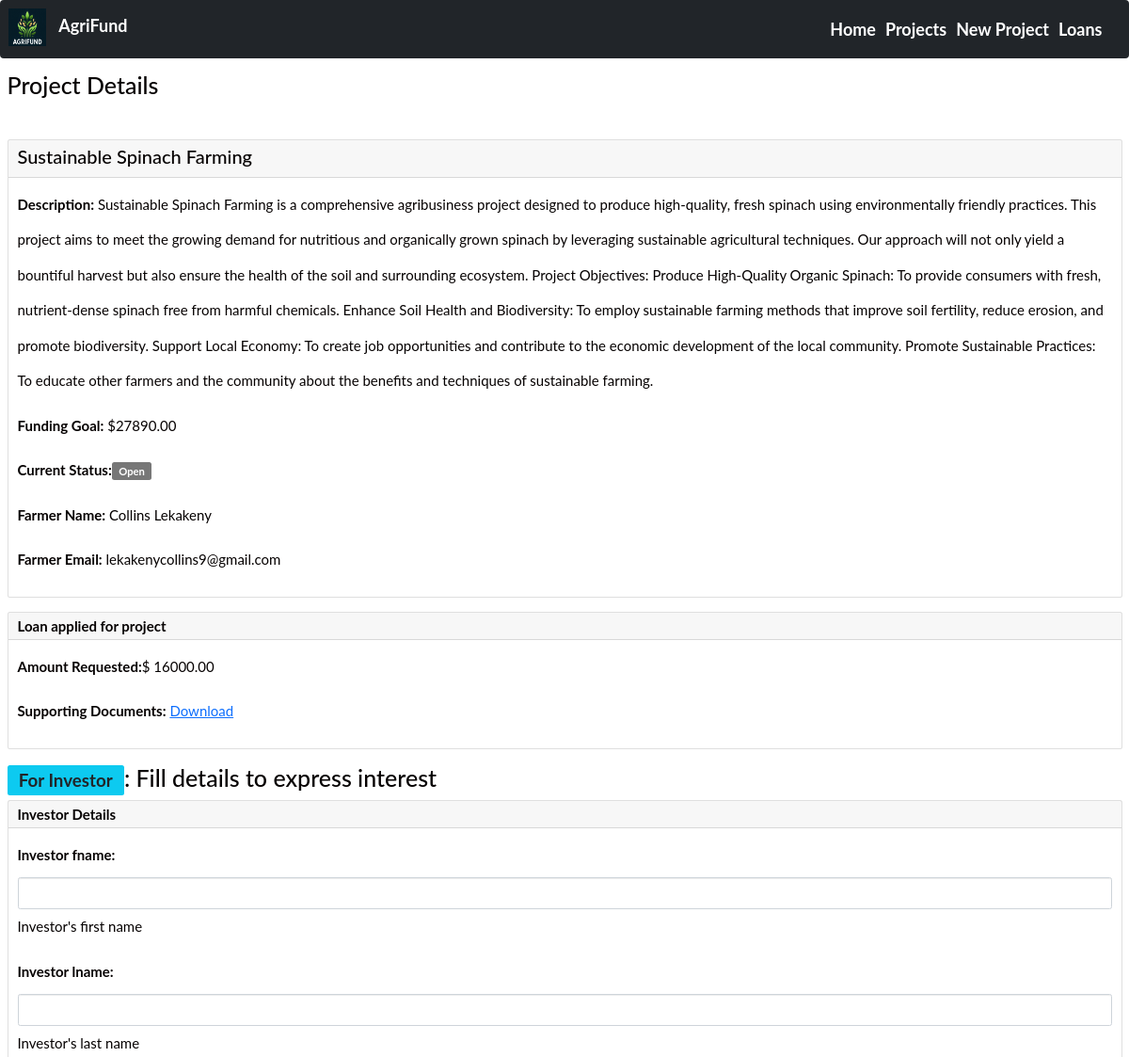
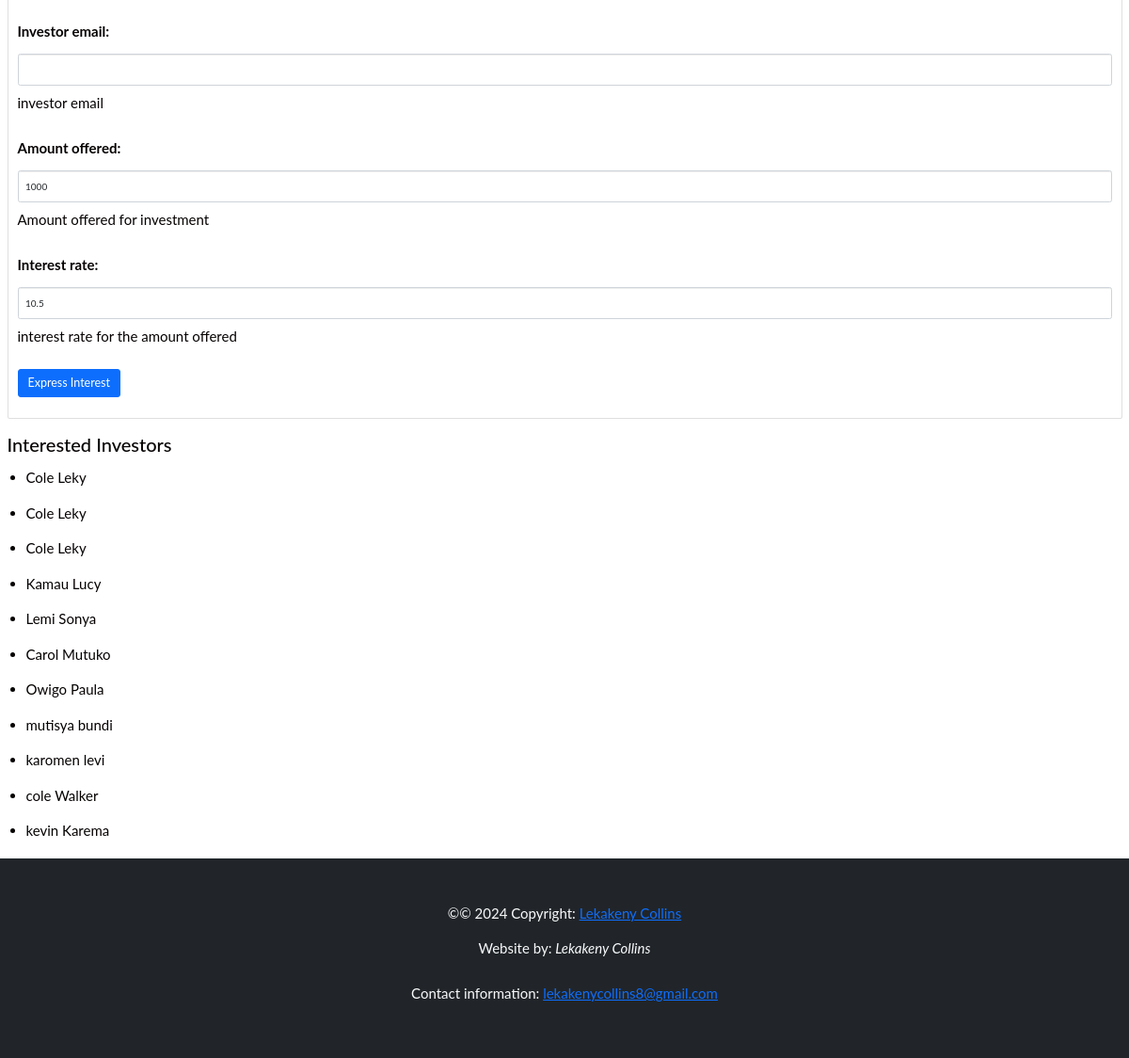
/projects/15/, run on the app's committed database (2 pictures, top to bottom).
### agri_project/models.py (models this page shows, shortened)
class BaseModel(models.Model):
    created_at = models.DateTimeField(auto_now_add=True)
    updated_at = models.DateTimeField(auto_now=True)
    class Meta:
        abstract = True

class Project(BaseModel):
    name = models.CharField(max_length=50, help_text="The name of agribusiness project")
    description = models.TextField(help_text="project description")
    funding_goal = models.DecimalField(max_digits=10, decimal_places=2,
            help_text="funding needed")
    current_status = models.CharField(max_length=50, default='Open',
            help_text="Open, Closed, Onhold")
    farmer_name = models.CharField(max_length=100, help_text="Your names")
    farmer_email = models.EmailField(help_text="Farmer's Email")

class LoanApplication(BaseModel):
    project = models.ForeignKey(Project, on_delete=models.CASCADE)
    amount_requested = models.DecimalField(max_digits=10, decimal_places=2,
            help_text="Loan amount")
    supporting_docs = models.FileField(upload_to='documents/',
            help_text="Legal documents needed")

class InvestorInterest(BaseModel):
    project = models.ForeignKey(Project, on_delete=models.CASCADE)
    investor_fname = models.CharField(max_length=50, help_text="Investor's first name")
    investor_lname = models.CharField(max_length=50, help_text="Investor's last name")
    investor_email = models.EmailField(help_text="investor email")
    amount_offered = models.DecimalField(max_digits=10, decimal_places=2, default=1000,
            help_text="Amount offered for investment")
    interest_rate = models.DecimalField(max_digits=5, decimal_places=2, default=10.5,
            help_text="interest rate for the amount offered")

### agri_project/views.py (the view, shortened to what this page needs)
# urls.py: path('projects/<int:pk>/', views.project_details, name='project_details'),
def project_details(request, pk):
    project = get_object_or_404(Project, pk=pk)
    loan_applications = project.loanapplication_set.all()
    interested_investors = project.investorinterest_set.all()
    form = InvestorInterestForm()
    context = {'project': project, 'loan_applications': loan_applications,
            'interested_investors': interested_investors, 'form': form}
    return render(request, 'agri_project/project_details.html', context)

### agri_project/forms.py
class InvestorInterestForm(forms.ModelForm):
    class Meta:
        model = InvestorInterest
        fields = ['investor_fname', 'investor_lname', 'investor_email',
                'amount_offered', 'interest_rate']
        widgets = {
                'investor_fname': forms.TextInput(attrs={'class': 'form-control'}),
                'investor_lname': forms.TextInput(attrs={'class': 'form-control'}),
                'investor_email': forms.EmailInput(attrs={'class': 'form-control'}),
                'amount_offered': forms.NumberInput(attrs={'class': 'form-control'}),
                'interest_rate': forms.NumberInput(attrs={'class': 'form-control'}),
                }

### agri_project/templates/agri_project/project_details.html (shortened to what this page needs)
{% extends 'agri_project/base.html' %}
{% block content %}
<div class="container-fluid ms-auto">
          <section><br>
              <h1>Project Details</h1><br>
              <div class="card mt-4 mt-lg-0 mb-4 me-auto ml-4">
                <div class="card-header d-lg-flex">
                  <h2>{{ project.name }}</h2>
                </div>
                <div class="card-body">
                  <p><strong>Description:</strong> {{ project.description }}</p>
                  <p><strong>Funding Goal:</strong> ${{ project.funding_goal }}</p>
		  <p><strong>Current Status:</strong><span class="badge bg-info-soft">{{ project.current_status }}</span></p>
                  <p><strong>Farmer Name:</strong> {{ project.farmer_name }}</p>
                  <p><strong>Farmer Email:</strong> {{ project.farmer_email }}</p>
                </div>
              </div>
</section>
</div>
<section class="container-fluid ms-auto">
              <div class="card mb-4">
                <div class="card-header">
                    <h4 class="mb-0"><strong>Loan applied for project</strong></h4>
                </div>
                <div class="card-body">
                  {% if loan_applications %}
		  	{% for loan_application in loan_applications %}
                      		<p><strong>Amount Requested:</strong>$ {{ loan_application.amount_requested }}</p>
                      		<p><strong>Supporting Documents:</strong> <a href="{{ loan_applications.supporting_docs.url }}">Download</a></p>
			{% endfor %}
                  {% else %}
                      <p>No loan application has been submitted for this project.</p>
                  {% endif %}
                </div>
              </div>
</section>
<section class="container-fluid">
	<h1><span class="badge bg-info text-dark">For Investor</span>: Fill details to express interest</h1>
              <div class="card mb-4">
                <form id="investorInterestForm" method="POST">
                  <div class="card-header">
                    <h4 class="mb-0"><strong>Investor Details</strong></h4>
                  </div>
                  <div class="card-body mb-3">
			{{ form.as_p }}
                    <button type="submit" class="btn btn-primary btn-lg mt-12">Express Interest</button>
                  </div>
                </form>
              </div>
</section>
<section class="container-fluid">
	<h2>Interested Investors</h2>
	<ul>
		{% for investor in interested_investors %}
			<li
				>{{ investor.investor_fname }} {{ investor.investor_lname }}
			</li>
		{% empty %}
			<li>No investors are currently interested in this project.</li>
		{% endfor %}
	</ul>
</section>
{% endblock %}

### agri_project/templates/agri_project/base.html (style rules this page uses)
body { font: 400 15px Lato, sans-serif; line-height: 2.5; color: #060202; }

### data on the page
Project: name "Sustainable Spinach Farming", description "Sustainable Spinach Farming is a comprehensive agribusiness project designed to produce high-quality, fresh spinach using environmentally friendly practices. This project aims to meet the growing demand for nutritious and organically grown spinach by leveraging sustainable agricultural techniques. Our approach will not only yield a bountiful harvest but also ensure the health of the soil and surrounding ecosystem. Project Objectives: Produce High-Quality Organic Spinach: To provide consumers with fresh, nutrient-dense spinach free from harmful chemicals. Enhance Soil Health and Biodiversity: To employ sustainable farming methods that improve soil fertility, reduce erosion, and promote…", funding_goal "27890.00", current_status "Open", farmer_name "Collins Lekakeny", farmer_email "lekakenycollins9@gmail.com"
LoanApplication: amount_requested "16000.00"
InvestorInterest: investor_fname "Cole", investor_lname "Leky"
InvestorInterest: investor_fname "Cole", investor_lname "Leky"
InvestorInterest: investor_fname "Cole", investor_lname "Leky"
InvestorInterest: investor_fname "Kamau", investor_lname "Lucy"
InvestorInterest: investor_fname "Lemi", investor_lname "Sonya"
InvestorInterest: investor_fname "Carol", investor_lname "Mutuko"
InvestorInterest: investor_fname "Owigo", investor_lname "Paula"
InvestorInterest: investor_fname "mutisya", investor_lname "bundi"
InvestorInterest: investor_fname "karomen", investor_lname "levi"
InvestorInterest: investor_fname "cole", investor_lname "Walker"
InvestorInterest: investor_fname "kevin", investor_lname "Karema"
